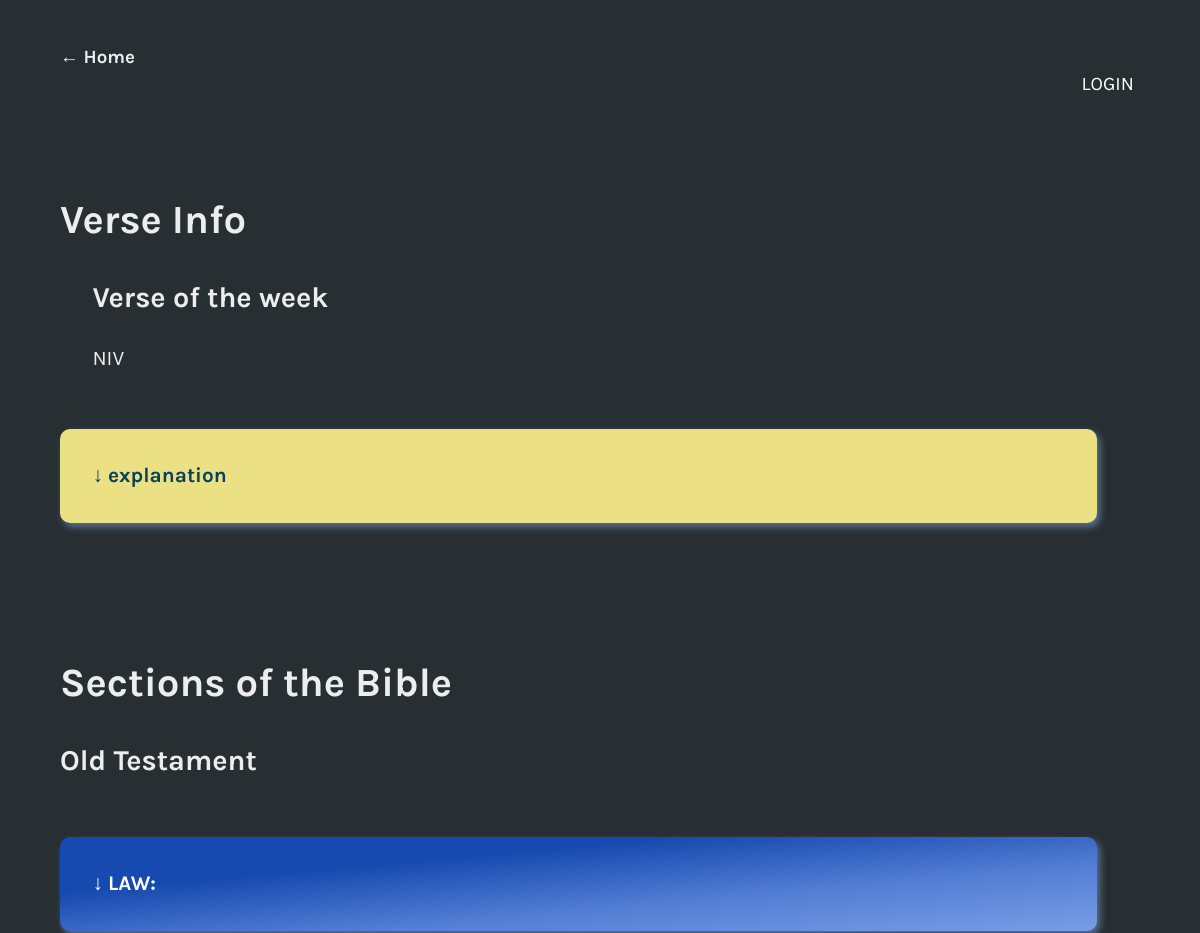
Page /verse (upper part) on the earlier database version.
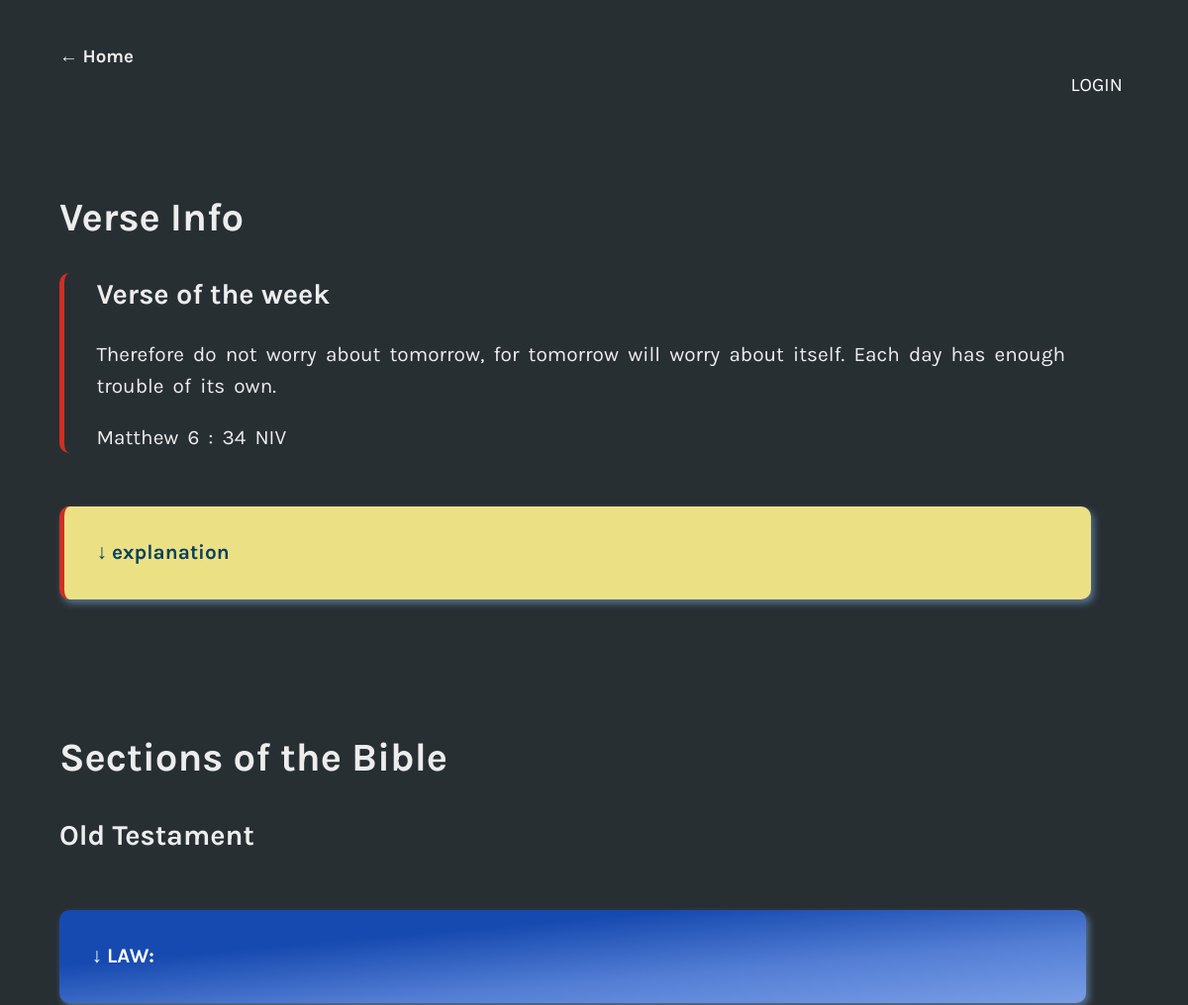
Same page on the later database version.
### passages/models.py (models this page shows, shortened)
class Verse(models.Model):
    reading = models.CharField(max_length=50)
    verse = models.TextField()
    explanation = models.TextField()
    group = models.CharField(max_length=50)
    week = models.IntegerField()

### bible_curious/views.py (the view, shortened to what this page needs)
# urls.py: path('verse', views.verse, name="verse"),
def verse(request):
    this_week = date.today().isocalendar().week
    verse = Verse.objects.filter(week=this_week).first()
    session = request.session.get("user")
    verse_is_fav = None
    context = {
        "session": request.session.get("user"),
        "verse": verse,
        "verse_is_fav": ( "checked" if verse_is_fav else "")
    }
    return render(request, "bible_curious/verse_info.html", context)

### passages/templates/bible_curious/verse_info.html (shortened to what this page needs)
<!DOCTYPE html>
{% load static %}
<html lang="en">
<head>
    <link rel="stylesheet" href="{% static 'style.css' %}">
</head>
<body>
    <div class="back">
        <h3>
            <a href="/">&larr; Home</a>
        </h3>
    </div>
    <div class="content">
        {% if session %}
        <div class="pfp">
            <a href="/notes">
                <img src="{{session.userinfo.picture}}" alt="">
            </a>
        </div>
        {% else %}
        <div class="pfp">
            <a class="login" href="/login">LOGIN</a>
        </div>
        {% endif %}
        <h1 class="head">Verse Info
        </h1 class="head">
        <div class="verse_info verse_{{ verse.group }}">
            <h2>Verse of the week</h2>
            <p>
                {{ verse.verse }}
            </p>
            <p>{{ verse.reading }} NIV</p>
        </div>
        <div class="sections verse_{{ verse.group }}">
            <label for="collapse1">
                <h3 class="explanation">&darr; explanation</h3>
            </label>
        </div>
        <h1 class="head">Sections of the Bible
        </h1 class="head">
        <h2>Old Testament</h2>
        <div class="sections law_box">
            <label for="collapse2">
                <h3> &darr; LAW:</h3>
            </label>
        </div>
    </div>
</body>
</html>

Differences in the rows shown:
added Verse: verse "Therefore do not worry about tomorrow, for tomorrow will worry about itself. Each day has enough trouble of its own.", reading "Matthew 6 : 34"
